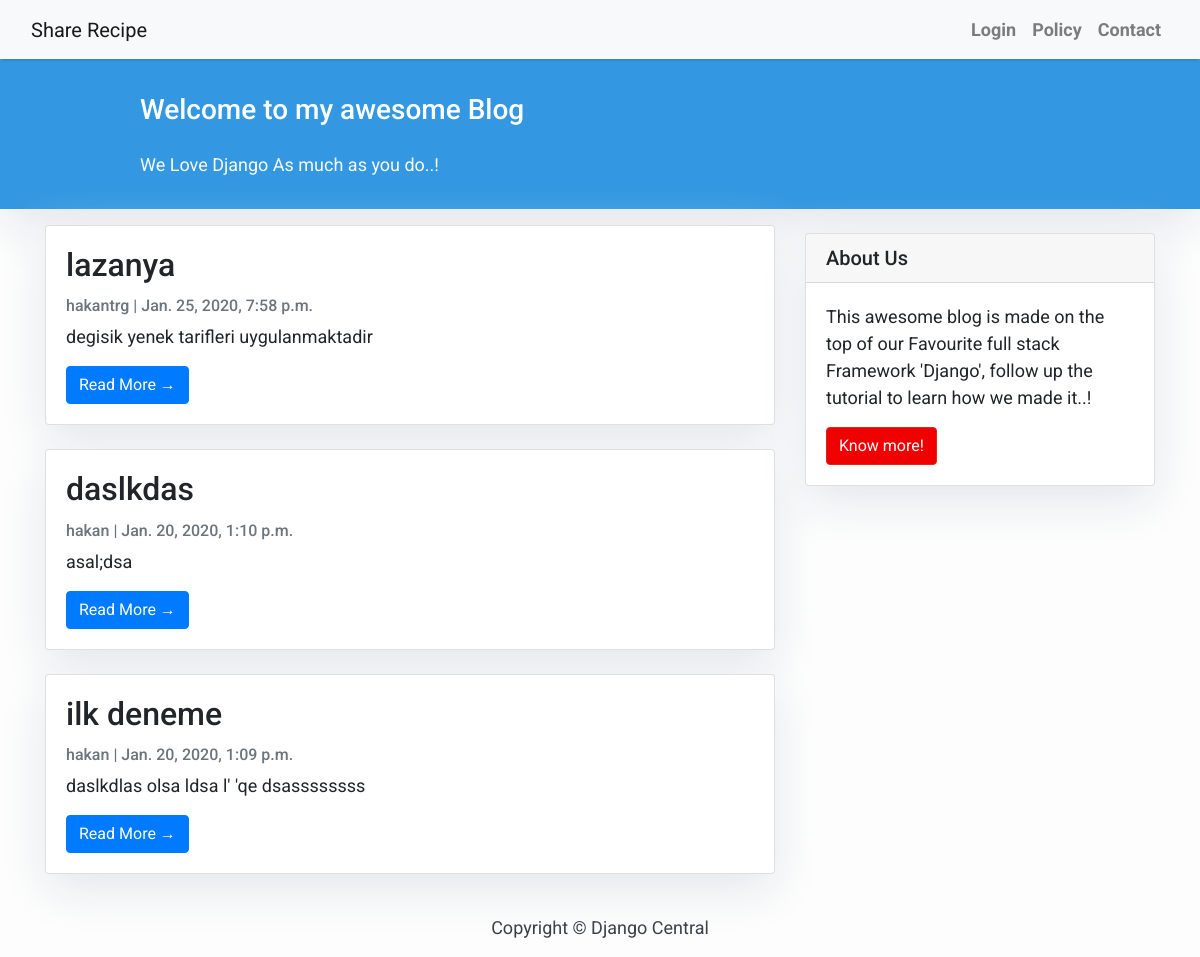
Before: / with the older database file.
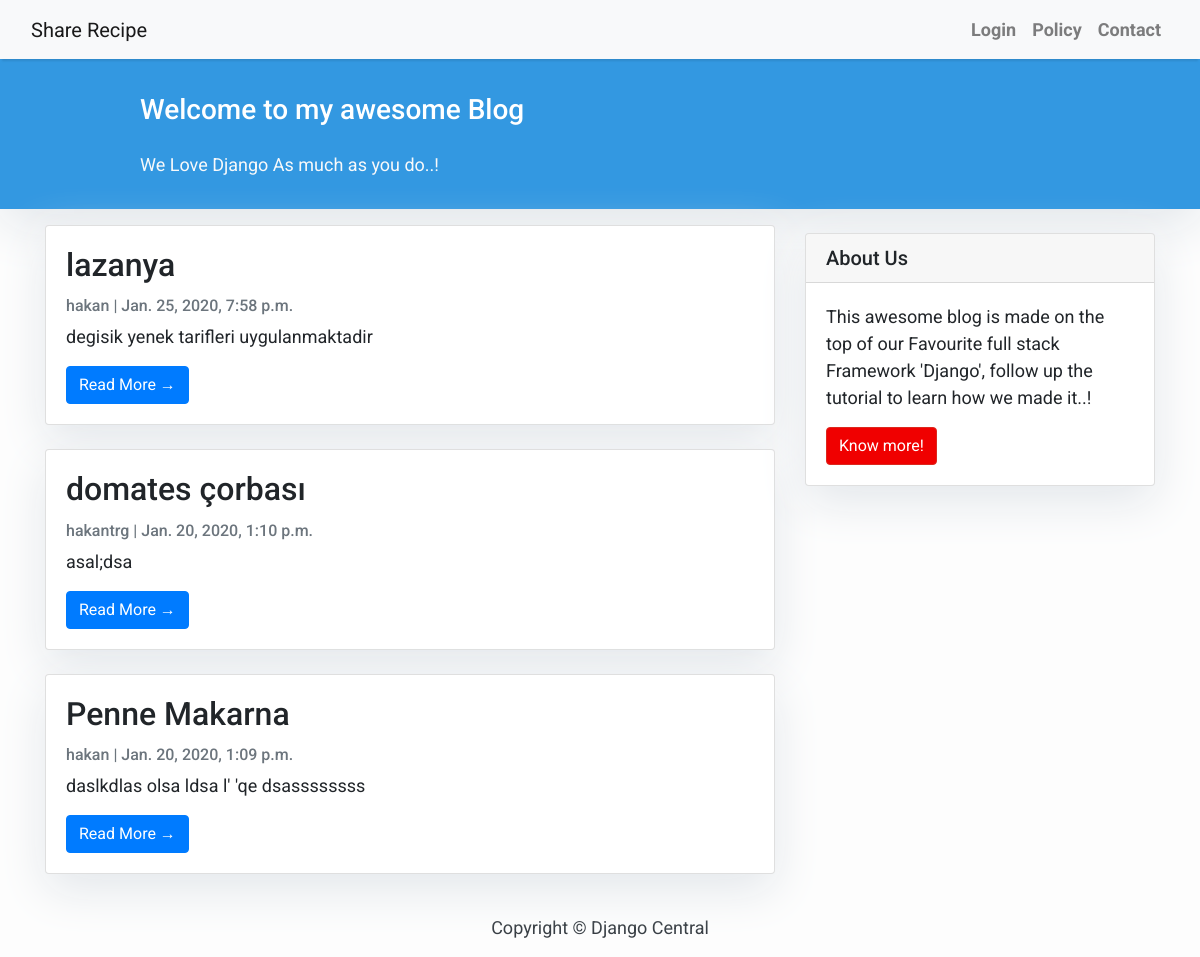
After: the same page with the newer database file.
### restaurant/models.py (models this page shows, shortened)
class Recipe(models.Model):
    title = models.CharField(max_length=200, unique=True)
    slug = models.SlugField(max_length=200, unique=True)
    author = models.ForeignKey(
        User, on_delete=models.CASCADE, related_name='recipe_posts')
    updated_on = models.DateTimeField(auto_now=True)
    content = models.TextField()
    created_on = models.DateTimeField(auto_now_add=True)
    status = models.IntegerField(choices=STATUS, default=0)
    cover = models.ImageField(upload_to='images/', default="")
    objects = models.Manager()
    class Meta:
        ordering = ['-created_on']

### restaurant/views.py (the view)
# urls.py: path('', views.RecipeList.as_view(), name='home'),
class RecipeList(generic.ListView):
    queryset = RecipeModel.objects.filter(status=1).order_by('-created_on')
    template_name = 'index.html'

### templates/index.html (shortened to what this page needs)
{% extends "base.html" %}
{% block content %}
<header class="masthead">
    <div class="container">
        <div class="row">
            <div class=" col-md-8 col-md-10 mx-auto">
                <div class="site-heading">
                    <h3 class=" site-heading my-4 mt-3 text-white"> Welcome to my awesome Blog </h3>
                    <p class="text-light">We Love Django As much as you do..! &nbsp
                    </p>
                </div>
            </div>
        </div>
    </div>
</header>
<div class="container">
    <div class="row">
        <div class="col-md-8 mt-3 left">
            {% for recipe in recipe_list %}
            <div class="card mb-4">
                <div class="card-body">
                    <h2 class="card-title">{{ recipe.title }}</h2>
                    <p class="card-text text-muted h6">{{ recipe.author }} | {{ recipe.created_on}} </p>
                    <p class="card-text">{{recipe.content|slice:":200" }}</p>
                    <a href="{% url 'recipe_detail' recipe.slug  %}" class="btn btn-primary">Read More &rarr;</a>
                </div>
            </div>
            {% endfor %}
        </div>
        {% block sidebar %} {% include 'sidebar.html' %} {% endblock sidebar %}
    </div>
</div>
{%endblock%}

Changed rows visible on the page:
changed Recipe "lazanya": author "hakantrg" → "hakan"
changed Recipe "asal;dsa": title "daslkdas" → "domates çorbası"; author "hakan" → "hakantrg"
changed Recipe "daslkdlas olsa ldsa l' 'qe dsassssssss": title "ilk deneme" → "Penne Makarna"
